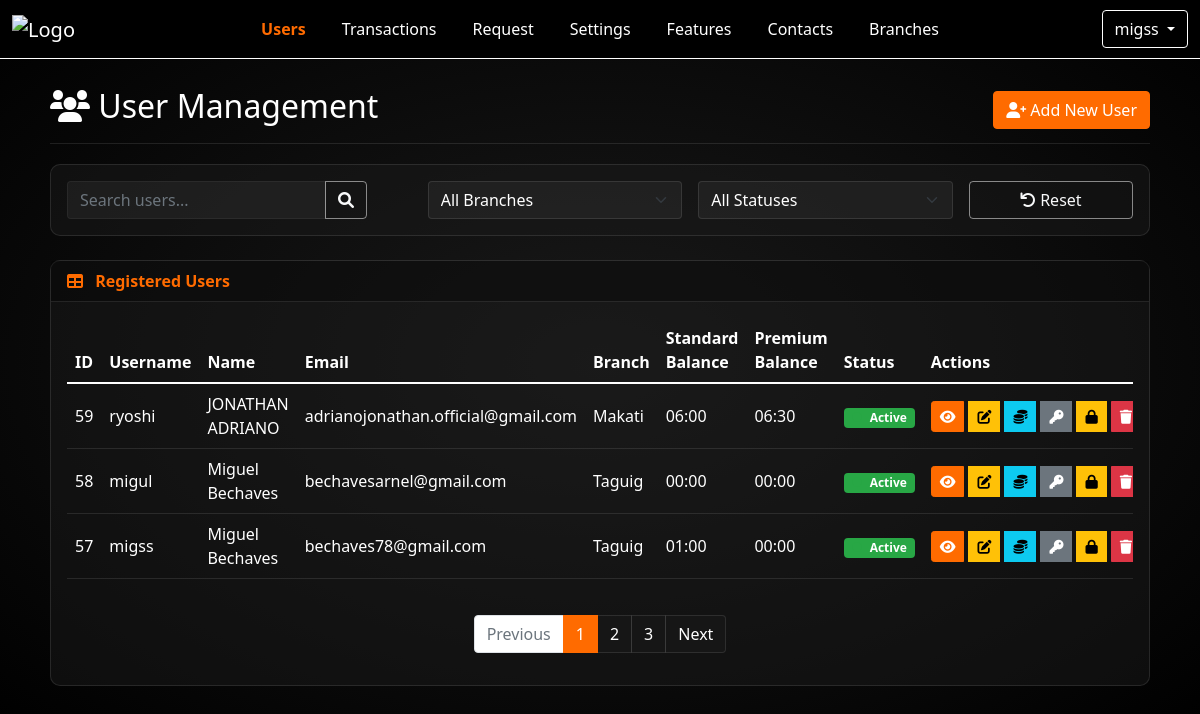
Screenshot of /admin-test.php (signed in) with the database file from the repository.
### tables this page shows
CREATE TABLE `users` (
  `id` int(6) UNSIGNED NOT NULL,
  `username` varchar(30) NOT NULL,
  `email` varchar(50) NOT NULL,
  `firstname` varchar(30) NOT NULL,
  `surname` varchar(30) NOT NULL,
  `branch` varchar(50) NOT NULL,
  `password` varchar(255) NOT NULL,
  `account_active` tinyint(1) DEFAULT 1,
  `reg_date` timestamp NOT NULL DEFAULT current_timestamp() ON UPDATE current_timestamp(),
  `login_alerts` tinyint(1) NOT NULL DEFAULT 1,
  `password_changes` tinyint(1) NOT NULL DEFAULT 1,
  `is_admin` tinyint(1) NOT NULL DEFAULT 0 COMMENT 'Flag to identify admin users (1=admin, 0=regular user)'
);

### admin-test.php (the view, shortened to what this page needs)
<?php
$servername = "localhost";
$username = "root";
$password = "";
$dbname = "kadiliman";
$conn = new mysqli($servername, $username, $password, $dbname);
$sql = "SELECT u.*,
       COALESCE(ub.standard_balance, 0) as standard_balance,
       COALESCE(ub.premium_balance, 0) as premium_balance,
       COALESCE(ub.conversions_used, 0) as conversions_used,
       COALESCE(ub.conversion_reset_time, '') as conversion_reset_time,
       CASE WHEN u.account_active IS NULL THEN 1 ELSE u.account_active END as account_active
       FROM users u
       LEFT JOIN user_balance ub ON u.id = ub.user_id
       ORDER BY u.id DESC";
$result = $conn->query($sql);
$users = [];
if ($result && $result->num_rows > 0) {
    while ($row = $result->fetch_assoc()) {
        $users[] = $row;
    }
}
function convertToHoursMins($decimal) {
    $hours = floor($decimal);
    $minutes = round(($decimal - $hours) * 60);
    return sprintf('%02d:%02d', $hours, $minutes);
}
?>
<!doctype html>
<html lang="en">
<head>
    <link href="https://cdn.jsdelivr.net/npm/bootstrap@5.1.3/dist/css/bootstrap.min.css" rel="stylesheet">
    <link rel="stylesheet" href="https://cdnjs.cloudflare.com/ajax/libs/font-awesome/6.0.0/css/all.min.css">
</head>
<body>
    <nav class="navbar navbar-expand-lg navbar-dark navbar-custom">
        <div class="container-fluid">
            <a class="navbar-brand" href="Homepage.html">
            <img src="img/eye-removebg-preview.png" alt="Logo" height="40">
            </a>
            <div class="collapse navbar-collapse" id="navbarNavDropdown">
            <ul class="navbar-nav center-nav">
                <li class="nav-item">
                <a class="nav-link active" aria-current="page" href="admin.php">Users</a>
                </li>
                <li class="nav-item">
                <a class="nav-link" href="admin_transactions.php">Transactions</a>
                </li>
                <li class="nav-item">
                <a class="nav-link" href="admin_request.php">Request</a>
                </li>
                <li class="nav-item">
                <a class="nav-link" href="admin_settings.php">Settings</a>
                </li>
                <li class="nav-item">
                  <a class="nav-link" href="Features.php">Features</a>
                </li>
                <li class="nav-item">
                  <a class="nav-link" href="contact.php">Contacts</a>
                </li>
                <li class="nav-item">
                  <a class="nav-link" href="branches.php">Branches</a>
                </li>
            </ul>
            <?php if (isset($_SESSION['admin_username'])): ?>
                <div class="ms-auto dropdown">
                  <button class="btn btn-sign-in dropdown-toggle" type="button" id="dropdownMenuButton" data-bs-toggle="dropdown" aria-expanded="false">
                    <?php echo $_SESSION['admin_username']; ?>
                  </button>
                </div>
            <?php endif; ?>
        </div>
        </nav>
    <div class="container admin-container">
        <div class="admin-header">
            <h2><i class="fas fa-users"></i> User Management</h2>
            <button class="btn btn-primary" data-bs-toggle="modal" data-bs-target="#addUserModal">
                <i class="fas fa-user-plus"></i> Add New User
            </button>
        </div>
        <div class="card mb-4">
            <div class="card-body">
                <div class="row g-3">
                    <div class="col-md-4">
                        <div class="input-group search-input">
                            <input type="text" class="form-control" id="searchInput" placeholder="Search users...">
                            <button class="btn btn-outline-light" type="button" id="searchButton">
                                <i class="fas fa-search"></i>
                            </button>
                        </div>
                    </div>
                    <div class="col-md-3">
                        <select class="form-select" id="branchFilter">
                            <option value="">All Branches</option>
                        </select>
                    </div>
                    <div class="col-md-3">
                        <select class="form-select" id="statusFilter">
                            <option value="">All Statuses</option>
                        </select>
                    </div>
                    <div class="col-md-2">
                        <button class="btn btn-outline-light w-100" id="resetFilters">
                            <i class="fas fa-undo"></i> Reset
                        </button>
                    </div>
                </div>
            </div>
        </div>
        <div class="card">
            <div class="card-header">
                <i class="fas fa-table me-2"></i> Registered Users
            </div>
            <div class="card-body">
                <div class="table-responsive">
                    <table class="table table-hover" id="usersTable">
                        <thead>
                            <tr>
                                <th>ID</th>
                                <th>Username</th>
                                <th>Name</th>
                                <th>Email</th>
                                <th>Branch</th>
                                <th>Standard Balance</th>
                                <th>Premium Balance</th>
                                <th>Status</th>
                                <th>Actions</th>
                            </tr>
                        </thead>
                        <tbody>
                            <?php foreach ($users as $user): ?>
                                <tr>
                                    <td><?php echo $user['id']; ?></td>
                                    <td><?php echo htmlspecialchars($user['username']); ?></td>
                                    <td><?php echo htmlspecialchars($user['firstname'] . ' ' . $user['surname']); ?></td>
                                    <td><?php echo htmlspecialchars($user['email']); ?></td>
                                    <td><?php echo htmlspecialchars($user['branch']); ?></td>
                                    <td><?php echo convertToHoursMins($user['standard_balance']); ?></td>
                                    <td><?php echo convertToHoursMins($user['premium_balance']); ?></td>
                                    <td>
                                        <?php if ($user['account_active'] == 1): ?>
                                            <span class="badge badge-active">
                                                <span class="status-dot status-active"></span> Active
                                            </span>
                                        <?php else: ?>
                                            <span class="badge badge-locked">
                                                <span class="status-dot status-locked"></span> Locked
                                            </span>
                                        <?php endif; ?>
                                    </td>
                                    <td>
                                        <div class="btn-group">
                                            <button class="btn btn-primary btn-sm btn-icon view-btn" data-id="<?php echo $user['id']; ?>" data-bs-toggle="modal" data-bs-target="#viewUserModal">
                                                <i class="fas fa-eye"></i>
                                            </button>
                                            <button class="btn btn-warning btn-sm btn-icon edit-btn" data-id="<?php echo $user['id']; ?>" data-bs-toggle="modal" data-bs-target="#editUserModal">
                                                <i class="fas fa-edit"></i>
                                            </button>
                                            <button class="btn btn-info btn-sm btn-icon balance-btn" data-id="<?php echo $user['id']; ?>" data-bs-toggle="modal" data-bs-target="#balanceModal">
                                                <i class="fas fa-coins"></i>
                                            </button>
                                            <button class="btn btn-secondary btn-sm btn-icon reset-btn" data-id="<?php echo $user['id']; ?>" data-bs-toggle="modal" data-bs-target="#resetPasswordModal">
                                                <i class="fas fa-key"></i>
                                            </button>
                                            <button class="btn btn-<?php echo ($user['account_active'] == 1) ? 'warning' : 'success'; ?> btn-sm btn-icon lock-btn" data-id="<?php echo $user['id']; ?>" data-status="<?php echo $user['account_active']; ?>" data-bs-toggle="modal" data-bs-target="#lockUserModal">
                                                <i class="fas fa-<?php echo ($user['account_active'] == 1) ? 'lock' : 'unlock'; ?>"></i>
                                            </button>
                                            <button class="btn btn-danger btn-sm btn-icon delete-btn" data-id="<?php echo $user['id']; ?>" data-bs-toggle="modal" data-bs-target="#deleteUserModal">
                                                <i class="fas fa-trash"></i>
                                            </button>
                                        </div>
                                    </td>
                                </tr>
                            <?php endforeach; ?>
                        </tbody>
                    </table>
                </div>
                <nav aria-label="Page navigation">
                    <ul class="pagination">
                        <li class="page-item disabled">
                            <a class="page-link" href="#" tabindex="-1" aria-disabled="true">Previous</a>
                        </li>
                        <li class="page-item active"><a class="page-link" href="#">1</a></li>
                        <li class="page-item"><a class="page-link" href="#">2</a></li>
                        <li class="page-item"><a class="page-link" href="#">3</a></li>
                        <li class="page-item">
                            <a class="page-link" href="#">Next</a>
                        </li>
                    </ul>
                </nav>
            </div>
        </div>
    </div>
</body>
</html>

### admin-test.php (style rules this page uses)
body { background: radial-gradient(#1a1a1a 0%, #000000 100%); color: white; height: 100%; margin: 0; padding-top: 67px; }
.navbar-custom { background-color: #000 !important; border-bottom: 1px solid #ffffff; position: fixed; top: 0; width: 100%; z-index: 1030; }
.navbar-custom .navbar-brand { margin-right: 2rem; }
.navbar-custom .navbar-nav .nav-link { color: #fff; margin: 0 10px; transition: color 0.3s, transform 0.2s; }
.navbar-custom .navbar-nav .nav-link.active { color: #ff6b00; font-weight: bold; }
.btn-sign-in { background-color: transparent; border: 1px solid #ffffff; color: #ffffff; transition: all 0.3s; }
.center-nav { position: absolute; left: 50%; transform: translateX(-50%); }
.admin-container { padding: 20px; }
.admin-header { display: flex; justify-content: space-between; align-items: center; margin-bottom: 20px; padding-bottom: 10px; border-bottom: 1px solid rgba(255, 255, 255, 0.1); }
.card { background-color: rgba(26, 26, 26, 0.5); border: 1px solid rgba(255, 255, 255, 0.1); border-radius: 10px; margin-bottom: 20px; }
.card-header { background-color: rgba(0, 0, 0, 0.3); border-bottom: 1px solid rgba(255, 255, 255, 0.1); color: #ff6b00; font-weight: bold; }
.table { color: #fff; }
.table th { border-color: rgba(255, 255, 255, 0.1); }
.table td { border-color: rgba(255, 255, 255, 0.1); vertical-align: middle; }
.badge-active { background-color: #28a745; color: white; }
.btn-primary { background-color: #ff6b00; border-color: #ff6b00; }
.btn-danger { background-color: #dc3545; border-color: #dc3545; }
.form-control, .form-select { background-color: rgba(255, 255, 255, 0.05); border: 1px solid rgba(255, 255, 255, 0.1); color: #ffffff; }
.btn-outline-light { border-color: rgba(255, 255, 255, 0.5); }
.btn-icon { padding: 0.25rem 0.5rem; font-size: 0.875rem; margin-right: 5px; }
.status-dot { display: inline-block; width: 10px; height: 10px; border-radius: 50%; margin-right: 5px; }
.status-active { background-color: #28a745; }
.search-input { width: 300px; max-width: 100%; }
.pagination { margin-top: 20px; justify-content: center; }
.page-link { background-color: rgba(26, 26, 26, 0.5); border-color: rgba(255, 255, 255, 0.1); color: #ffffff; }
.page-item.active .page-link { background-color: #ff6b00; border-color: #ff6b00; }

### rows the page displays
users: id "59", username "ryoshi", firstname+surname "JONATHAN ADRIANO", email "adrianojonathan.official@gmail.com", branch "Makati", standard_balance "06:00", premium_balance "06:30"
users: id "58", username "migul", firstname+surname "Miguel Bechaves", email "bechavesarnel@gmail.com", branch "Taguig", standard_balance "00:00", premium_balance "00:00"
users: id "57", username "migss", firstname+surname "Miguel Bechaves", email "bechaves78@gmail.com", branch "Taguig", standard_balance "01:00", premium_balance "00:00"

### other values shown
$_SESSION['admin_username'] "migss"
